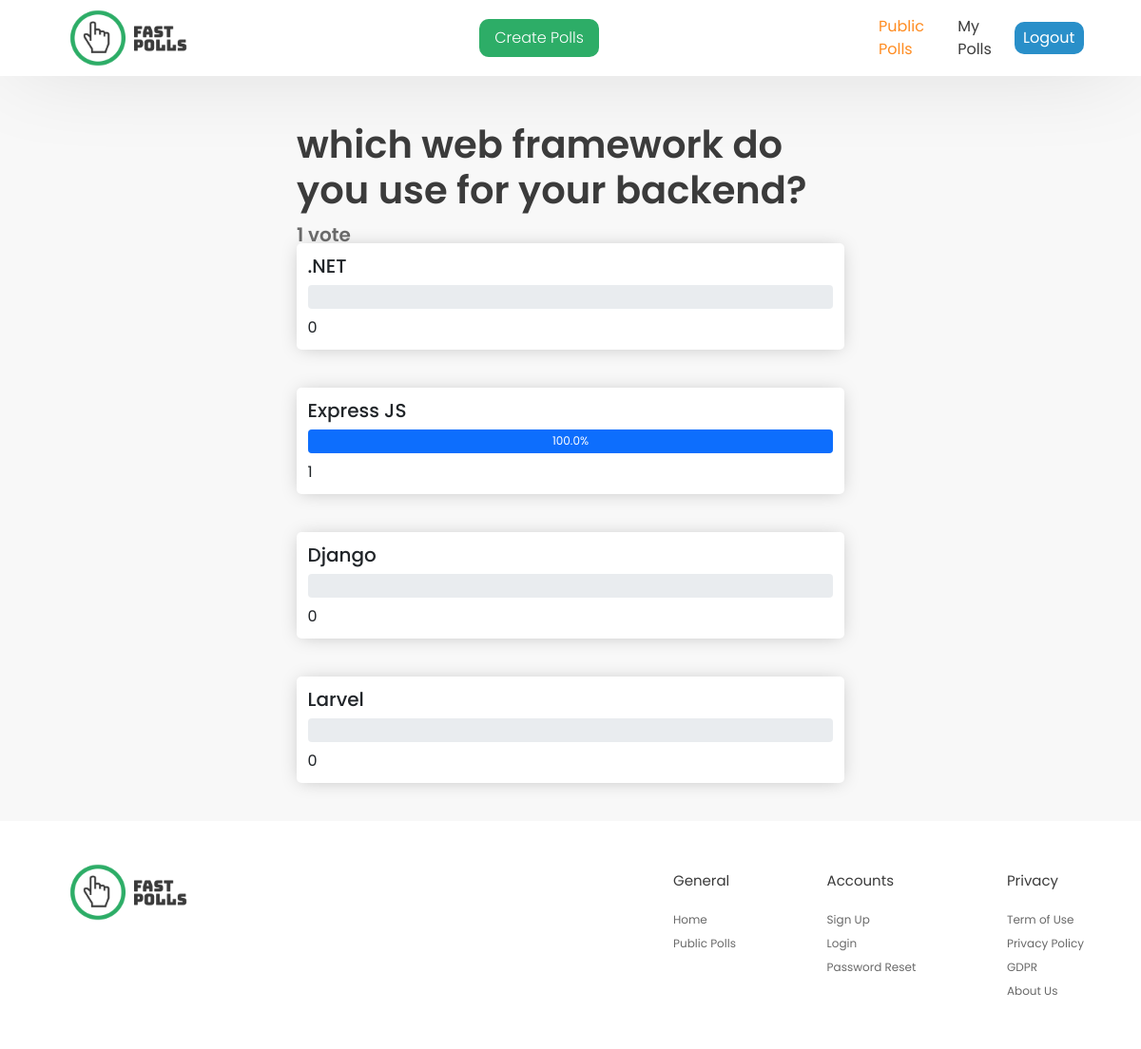
Screenshot of /7/result (signed in) with the database file from the repository.
### pollsapp/models.py (models this page shows, shortened)
class Question(models.Model):
    user = models.ForeignKey(User, on_delete = models.CASCADE)
    question_text = models.CharField(max_length=200)
    pub_date = models.DateTimeField(auto_now_add=True)
    def get_total_vote(self):
        choices = self.choice_set.all()
        global total_votes
        total_votes=0
        for choice in choices:
            total_votes = total_votes + choice.votes
        return total_votes

class Choice(models.Model):
    question = models.ForeignKey(Question, on_delete = models.CASCADE)
    choice_text = models.CharField(max_length = 200)
    votes = models.IntegerField(default=0)
    def get_percentage(self):
        try:
            percentage = (self.votes/total_votes)*100
        except(ZeroDivisionError):
            percentage = 0
        return percentage

### pollsapp/views.py (the view)
# urls.py: path('<int:pk>/result', views.result, name = 'result'),
@login_required
def result(request, pk):
    question = get_object_or_404(Question, id = pk)
    context = {
        'question': question,
    }
    return render(request, 'pollsapp/result.html', context)

### pollsapp/templates/pollsapp/result.html
{% extends 'pollsapp/main.html'%}
{% load static%}
{% block content %}
    <section class="container">
        <div class="hero-text-container">
            <h1>{{question.question_text}}</h1>
            <p style="font-weight: 600;">{{question.get_total_vote}} vote{{question.get_total_vote|pluralize}}</p>
        </div>
    {% for choice in question.choice_set.all %}
        <div class="choice" >
            <h3>{{choice.choice_text}}</h3>
            <div class="progress"  style="height: 25px;">
                <div class="progress-bar" role="progressbar" style="width: {{choice.get_percentage}}%;" aria-valuenow="25" aria-valuemin="0" aria-valuemax="100">{{choice.get_percentage}}%</div>
              </div>
            <p>{{choice.votes}}</p>
        </div>
    {% endfor %}
    </section>
{% endblock %}

### pollsapp/static/pollsapp/style.css (style rules this page uses)
* { padding: 0; margin: 0; -webkit-box-sizing: border-box; box-sizing: border-box; font-family: 'Poppins', sans-serif; }
body { background-color: #F8F8F8; }
.container { width: 50%; margin: 3rem auto auto auto; display: -webkit-box; display: -ms-flexbox; display: flex; -webkit-box-pack: justify; -ms-flex-pack: justify; justify-content: space-between; -webkit-box-align: start; -ms-flex-align: start; align-items: flex-start; -webkit-box-orient: vertical; -webkit-box-direction: normal; -ms-flex-direction: column; flex-direction: column; }
.hero-text-container { height: 12vh; display: -webkit-box; display: -ms-flexbox; display: flex; -webkit-box-orient: vertical; -webkit-box-direction: normal; -ms-flex-direction: column; flex-direction: column; -webkit-box-pack: space-evenly; -ms-flex-pack: space-evenly; justify-content: space-evenly; margin-bottom: 2rem; }
.hero-text-container h1 { color: #3B3B3B; font-size: 40px; font-weight: 600; }
.hero-text-container p { color: #696969; font-size: 20px; font-weight: 300; }
.choice { width: 100%; height: 7rem; background-color: #fff; margin-bottom: 2.5rem; -webkit-box-shadow: 0px 1px 19px -4px rgba(0, 0, 0, 0.25); box-shadow: 0px 1px 19px -4px rgba(0, 0, 0, 0.25); border-radius: 5px; z-index: -2; padding: 2%; line-height: 40px; }
.choice h3 { font-size: 20px; }

### rows the page displays
Question: question_text "which web framework do you use for your backend?", get_total_vote "1"
Choice: choice_text ".NET", votes "0"
Choice: choice_text "Express JS", get_percentage "100.0", votes "1"
Choice: choice_text "Django", votes "0"
Choice: choice_text "Larvel", votes "0"
